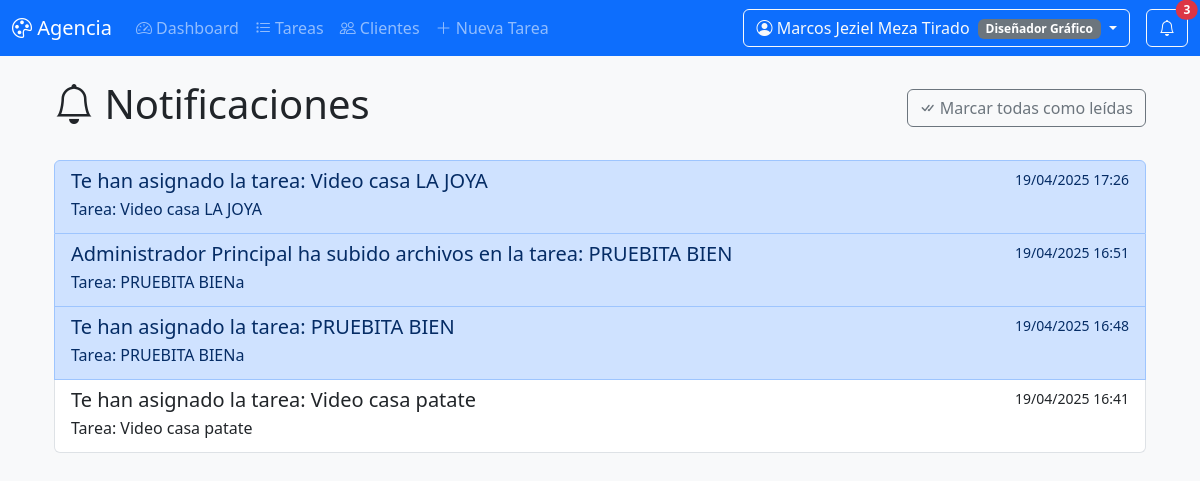
/notificaciones (signed in), run on the app's committed database.
### models.py (models this page shows)
class Usuario(db.Model, UserMixin):
    __tablename__ = 'usuario'
    id = db.Column(db.Integer, primary_key=True)
    username = db.Column(db.String(80), unique=True, nullable=False)
    password_hash = db.Column(db.String(128))
    rol = db.Column(db.String(50))  # admin, jefazo, diseñador, etc.
    nombre_completo = db.Column(db.String(100))
    email = db.Column(db.String(120), unique=True, nullable=True)
    activo = db.Column(db.Boolean, default=True)
    fecha_creacion = db.Column(db.DateTime, default=datetime.utcnow)
    tareas_asignadas = db.relationship('Tarea', backref='asignado_a_rel', foreign_keys='Tarea.asignado_a')

class Notificacion(db.Model):
    __tablename__ = 'notificacion'
    id = db.Column(db.Integer, primary_key=True)
    mensaje = db.Column(db.Text, nullable=False)
    leida = db.Column(db.Boolean, default=False)
    fecha = db.Column(db.DateTime, default=datetime.utcnow)
    tipo = db.Column(db.String(50))  # 'asignacion', 'archivo_subido', etc.
    usuario_id = db.Column(db.Integer, db.ForeignKey('usuario.id'), nullable=False)
    tarea_id = db.Column(db.Integer, db.ForeignKey('tarea.id'), nullable=False)
    usuario = db.relationship('Usuario', backref='notificaciones')
    tarea = db.relationship('Tarea')

class Tarea(db.Model):
    __tablename__ = 'tarea'
    id = db.Column(db.Integer, primary_key=True)
    titulo = db.Column(db.String(100), nullable=False)
    descripcion = db.Column(db.Text)
    fecha_limite = db.Column(db.Date)
    prioridad = db.Column(db.String(20))
    estado = db.Column(db.String(20), default='pendiente')
    asignado_a = db.Column(db.Integer, db.ForeignKey('usuario.id'))
    cliente_id = db.Column(db.Integer, db.ForeignKey('cliente.id'), nullable=True)
    creador_id = db.Column(db.Integer, db.ForeignKey('usuario.id'), nullable=False)
    archivos = db.relationship('ArchivoTarea', backref='tarea', cascade='all, delete-orphan')
    asignado = db.relationship('Usuario', back_populates='tareas_asignadas', foreign_keys=[asignado_a])
    cliente = db.relationship('Cliente', back_populates='tareas')
    comentarios = db.relationship('Comentario', backref='tarea_relacionada', cascade='all, delete-orphan')
    creador = db.relationship('Usuario', foreign_keys=[creador_id])

### app.py (the view)
@app.route('/notificaciones')
def ver_notificaciones():
    if 'user_id' not in session:
        return redirect(url_for('login'))
    Notificacion.query.filter_by(
        usuario_id=session['user_id'],
        leida=False
    ).update({'leida': True})
    db.session.commit()
    notificaciones = Notificacion.query.filter_by(
        usuario_id=session['user_id']
    ).order_by(
        Notificacion.fecha.desc()
    ).all()
    return render_template('notificaciones.html', notificaciones=notificaciones)

### app.py (called while the page is built)
@app.context_processor
def inject_user():
    if 'user_id' in session:
        user = Usuario.query.get(session['user_id'])
        return {'current_user': user}
    return {'current_user': None}

@app.before_request
def require_login():
    allowed_routes = ['login', 'static']
    if request.endpoint not in allowed_routes and 'user_id' not in session:
        return redirect(url_for('login'))

@app.before_request
def require_login():
    allowed_routes = ['login', 'static']  # Añade aquí cualquier ruta pública
    if request.endpoint not in allowed_routes and 'user_id' not in session:
        return redirect(url_for('login'))

@app.context_processor
def inject_common_vars():
    def contar_notificaciones(user_id):
        if not user_id:
            return 0
        return Notificacion.query.filter_by(
            usuario_id=user_id,
            leida=False
        ).count()
    common = {
        'datetime': datetime,
        'now': datetime.now(),
        'contar_notificaciones_no_leidas': contar_notificaciones
    }
    return common

### templates/notificaciones.html (shortened to what this page needs)
{% extends "base.html" %}
{% block content %}
<div class="container mt-4">
    <div class="d-flex justify-content-between align-items-center mb-4">
        <h1><i class="bi bi-bell"></i> Notificaciones</h1>
        <form method="POST" action="{{ url_for('limpiar_notificaciones') }}">
            <button type="submit" class="btn btn-outline-secondary">
				<i class="bi bi-check-all"></i> Marcar todas como leídas
			</button>
        </form>
    </div>
    <div class="list-group">
        {% for notif in notificaciones %}
        <a href="{{ url_for('detalle_tarea', tarea_id=notif.tarea_id) }}"
           class="list-group-item list-group-item-action {% if not notif.leida %}list-group-item-primary{% endif %}">
            <div class="d-flex w-100 justify-content-between">
                <h5 class="mb-1">{{ notif.mensaje }}</h5>
                <small>{{ notif.fecha.strftime('%d/%m/%Y %H:%M') }}</small>
            </div>
            <p class="mb-1">Tarea: {{ notif.tarea.titulo }}</p>
        </a>
        {% else %}
        <div class="alert alert-info">
            No tienes notificaciones
        </div>
        {% endfor %}
    </div>
</div>
{% endblock %}

### templates/navbar.html (shortened to what this page needs)
<nav class="navbar navbar-expand-lg navbar-dark bg-primary mb-4">
    <div class="container-fluid">
        <a class="navbar-brand" href="{{ url_for('dashboard') }}">
            <i class="bi bi-palette"></i> Agencia
        </a>
        <div class="collapse navbar-collapse" id="navbarMain">
            <ul class="navbar-nav me-auto">
                <li class="nav-item">
                    <a class="nav-link {{ 'active' if request.endpoint == 'dashboard' }}"
                       href="{{ url_for('dashboard') }}">
                        <i class="bi bi-speedometer2"></i> Dashboard
                    </a>
                </li>
                <li class="nav-item">
                    <a class="nav-link {{ 'active' if request.endpoint == 'tareas' }}"
                       href="{{ url_for('tareas') }}">
                        <i class="bi bi-list-task"></i> Tareas
                    </a>
                </li>
                <li class="nav-item">
                    <a class="nav-link {{ 'active' if request.endpoint == 'clientes' }}"
                       href="{{ url_for('clientes') }}">
                        <i class="bi bi-people"></i> Clientes
                    </a>
                </li>
				<li class="nav-item">
					<a class="nav-link {{ 'active' if request.endpoint == 'crear_tarea' }}"
					href="{{ url_for('crear_tarea') }}">
					<i class="bi bi-plus-lg"></i> Nueva Tarea
					</a>
				</li>
            </ul>
            <div class="d-flex">
                <div class="dropdown">
                    <button class="btn btn-outline-light dropdown-toggle" type="button"
                            data-bs-toggle="dropdown">
                        <i class="bi bi-person-circle"></i>
                        {% if current_user %}
                            {{ current_user.nombre_completo }}
                            <span class="badge bg-{% if current_user.rol == 'admin' %}danger{% elif current_user.rol == 'jefazo' %}warning{% else %}secondary{% endif %} ms-1">
                                {{ current_user.rol }}
                            </span>
                        {% else %}
                            Cuenta
                        {% endif %}
                    </button>
                </div>
				<div class="dropdown ms-3">
					<button class="btn btn-outline-light position-relative"
							type="button"
							id="dropdownNotificaciones"
							data-bs-toggle="dropdown"
							aria-expanded="false">
						<i class="bi bi-bell"></i>
						{% set num_notificaciones = contar_notificaciones_no_leidas(current_user.id if current_user else None) %}
						{% if num_notificaciones > 0 %}
						<span class="position-absolute top-0 start-100 translate-middle badge rounded-pill bg-danger">
							{{ num_notificaciones }}
						</span>
						{% endif %}
					</button>
				</div>
            </div>
        </div>
    </div>
</nav>

### templates/base.html (style rules this page uses)
body { background-color: #f8f9fa; }

### data on the page
Usuario: nombre_completo "Marcos Jeziel Meza Tirado", rol "Diseñador Gráfico"
Notificacion: mensaje "Te han asignado la tarea: Video casa LA JOYA", fecha "19/04/2025 17:26", tarea.titulo "Video casa LA JOYA"
Notificacion: mensaje "Administrador Principal ha subido archivos en la tarea: PRUEBITA BIEN", fecha "19/04/2025 16:51", tarea.titulo "PRUEBITA BIENa"
Notificacion: mensaje "Te han asignado la tarea: PRUEBITA BIEN", fecha "19/04/2025 16:48", tarea.titulo "PRUEBITA BIENa"
Notificacion: mensaje "Te han asignado la tarea: Video casa patate", fecha "19/04/2025 16:41", tarea.titulo "Video casa patate"

### other printed values
{{ num_notificaciones }} "3"
